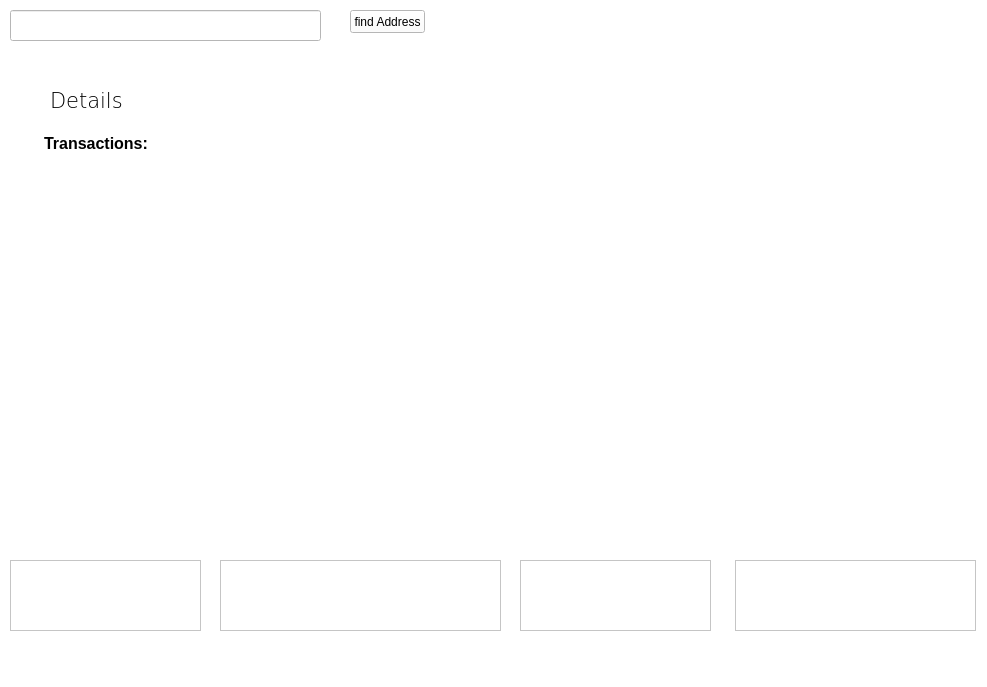
<?xml version="1.0" encoding="UTF-8"?>
<ui version="4.0">
 <class>MainWindow</class>
 <widget class="QMainWindow" name="MainWindow">
  <property name="geometry">
   <rect>
    <x>0</x>
    <y>0</y>
    <width>987</width>
    <height>687</height>
   </rect>
  </property>
  <property name="windowTitle">
   <string>MainWindow</string>
  </property>
  <property name="styleSheet">
   <string notr="true">background-color:rgb(255, 255, 255)</string>
  </property>
  <widget class="QWidget" name="centralWidget">
   <widget class="QPushButton" name="pushButton">
    <property name="geometry">
     <rect>
      <x>350</x>
      <y>10</y>
      <width>75</width>
      <height>23</height>
     </rect>
    </property>
    <property name="styleSheet">
     <string notr="true">background-color:rgb(255, 255, 255)</string>
    </property>
    <property name="text">
     <string>find Address</string>
    </property>
   </widget>
   <widget class="QLineEdit" name="lineEdit">
    <property name="geometry">
     <rect>
      <x>10</x>
      <y>10</y>
      <width>311</width>
      <height>31</height>
     </rect>
    </property>
   </widget>
   <widget class="QListView" name="listView">
    <property name="geometry">
     <rect>
      <x>735</x>
      <y>560</y>
      <width>241</width>
      <height>71</height>
     </rect>
    </property>
   </widget>
   <widget class="QListView" name="listViewIn">
    <property name="geometry">
     <rect>
      <x>10</x>
      <y>560</y>
      <width>191</width>
      <height>71</height>
     </rect>
    </property>
   </widget>
   <widget class="QListView" name="listViewOut">
    <property name="geometry">
     <rect>
      <x>520</x>
      <y>560</y>
      <width>191</width>
      <height>71</height>
     </rect>
    </property>
   </widget>
   <widget class="QListView" name="myWalletAddress">
    <property name="geometry">
     <rect>
      <x>220</x>
      <y>560</y>
      <width>281</width>
      <height>71</height>
     </rect>
    </property>
   </widget>
   <widget class="QTextEdit" name="detail">
    <property name="geometry">
     <rect>
      <x>20</x>
      <y>60</y>
      <width>311</width>
      <height>251</height>
     </rect>
    </property>
    <property name="styleSheet">
     <string notr="true">background-color:rgb(255, 255, 255);
border:none;
border-radius: 9;</string>
    </property>
    <property name="readOnly">
     <bool>true</bool>
    </property>
   </widget>
   <widget class="QTextEdit" name="textEdit_2">
    <property name="geometry">
     <rect>
      <x>40</x>
      <y>130</y>
      <width>131</width>
      <height>31</height>
     </rect>
    </property>
    <property name="styleSheet">
     <string notr="true">border:none;</string>
    </property>
    <property name="html">
     <string>&lt;!DOCTYPE HTML PUBLIC &quot;-//W3C//DTD HTML 4.0//EN&quot; &quot;http://www.w3.org/TR/REC-html40/strict.dtd&quot;&gt;
&lt;html&gt;&lt;head&gt;&lt;meta name=&quot;qrichtext&quot; content=&quot;1&quot; /&gt;&lt;style type=&quot;text/css&quot;&gt;
p, li { white-space: pre-wrap; }
&lt;/style&gt;&lt;/head&gt;&lt;body style=&quot; font-family:'MS Shell Dlg 2'; font-size:8.25pt; font-weight:400; font-style:normal;&quot;&gt;
&lt;p style=&quot; margin-top:0px; margin-bottom:0px; margin-left:0px; margin-right:0px; -qt-block-indent:0; text-indent:0px;&quot;&gt;&lt;span style=&quot; font-size:12pt; font-weight:600;&quot;&gt;Transactions:&lt;/span&gt;&lt;/p&gt;&lt;/body&gt;&lt;/html&gt;</string>
    </property>
   </widget>
   <widget class="QTextEdit" name="numTrans">
    <property name="geometry">
     <rect>
      <x>170</x>
      <y>130</y>
      <width>104</width>
      <height>31</height>
     </rect>
    </property>
    <property name="font">
     <font>
      <pointsize>12</pointsize>
      <weight>75</weight>
      <bold>true</bold>
     </font>
    </property>
    <property name="styleSheet">
     <string notr="true">border:none;</string>
    </property>
    <property name="html">
     <string>&lt;!DOCTYPE HTML PUBLIC &quot;-//W3C//DTD HTML 4.0//EN&quot; &quot;http://www.w3.org/TR/REC-html40/strict.dtd&quot;&gt;
&lt;html&gt;&lt;head&gt;&lt;meta name=&quot;qrichtext&quot; content=&quot;1&quot; /&gt;&lt;style type=&quot;text/css&quot;&gt;
p, li { white-space: pre-wrap; }
&lt;/style&gt;&lt;/head&gt;&lt;body style=&quot; font-family:'MS Shell Dlg 2'; font-size:12pt; font-weight:600; font-style:normal;&quot;&gt;
&lt;p style=&quot;-qt-paragraph-type:empty; margin-top:0px; margin-bottom:0px; margin-left:0px; margin-right:0px; -qt-block-indent:0; text-indent:0px;&quot;&gt;&lt;br /&gt;&lt;/p&gt;&lt;/body&gt;&lt;/html&gt;</string>
    </property>
   </widget>
   <widget class="QTableView" name="tableView">
    <property name="geometry">
     <rect>
      <x>20</x>
      <y>330</y>
      <width>921</width>
      <height>192</height>
     </rect>
    </property>
    <property name="font">
     <font>
      <family>Verdana</family>
      <pointsize>16</pointsize>
      <weight>75</weight>
      <bold>true</bold>
     </font>
    </property>
    <property name="styleSheet">
     <string notr="true">border:none;</string>
    </property>
    <attribute name="verticalHeaderVisible">
     <bool>false</bool>
    </attribute>
   </widget>
   <widget class="QLabel" name="label">
    <property name="geometry">
     <rect>
      <x>50</x>
      <y>80</y>
      <width>241</width>
      <height>41</height>
     </rect>
    </property>
    <property name="font">
     <font>
      <family>Verdana</family>
      <pointsize>16</pointsize>
      <weight>9</weight>
      <italic>false</italic>
      <bold>false</bold>
     </font>
    </property>
    <property name="styleSheet">
     <string notr="true">font: 75 16pt &quot;Verdana&quot;;</string>
    </property>
    <property name="text">
     <string>Details</string>
    </property>
   </widget>
  </widget>
  <widget class="QMenuBar" name="menuBar">
   <property name="geometry">
    <rect>
     <x>0</x>
     <y>0</y>
     <width>987</width>
     <height>21</height>
    </rect>
   </property>
  </widget>
 </widget>
 <layoutdefault spacing="6" margin="11"/>
 <resources/>
 <connections/>
</ui>
